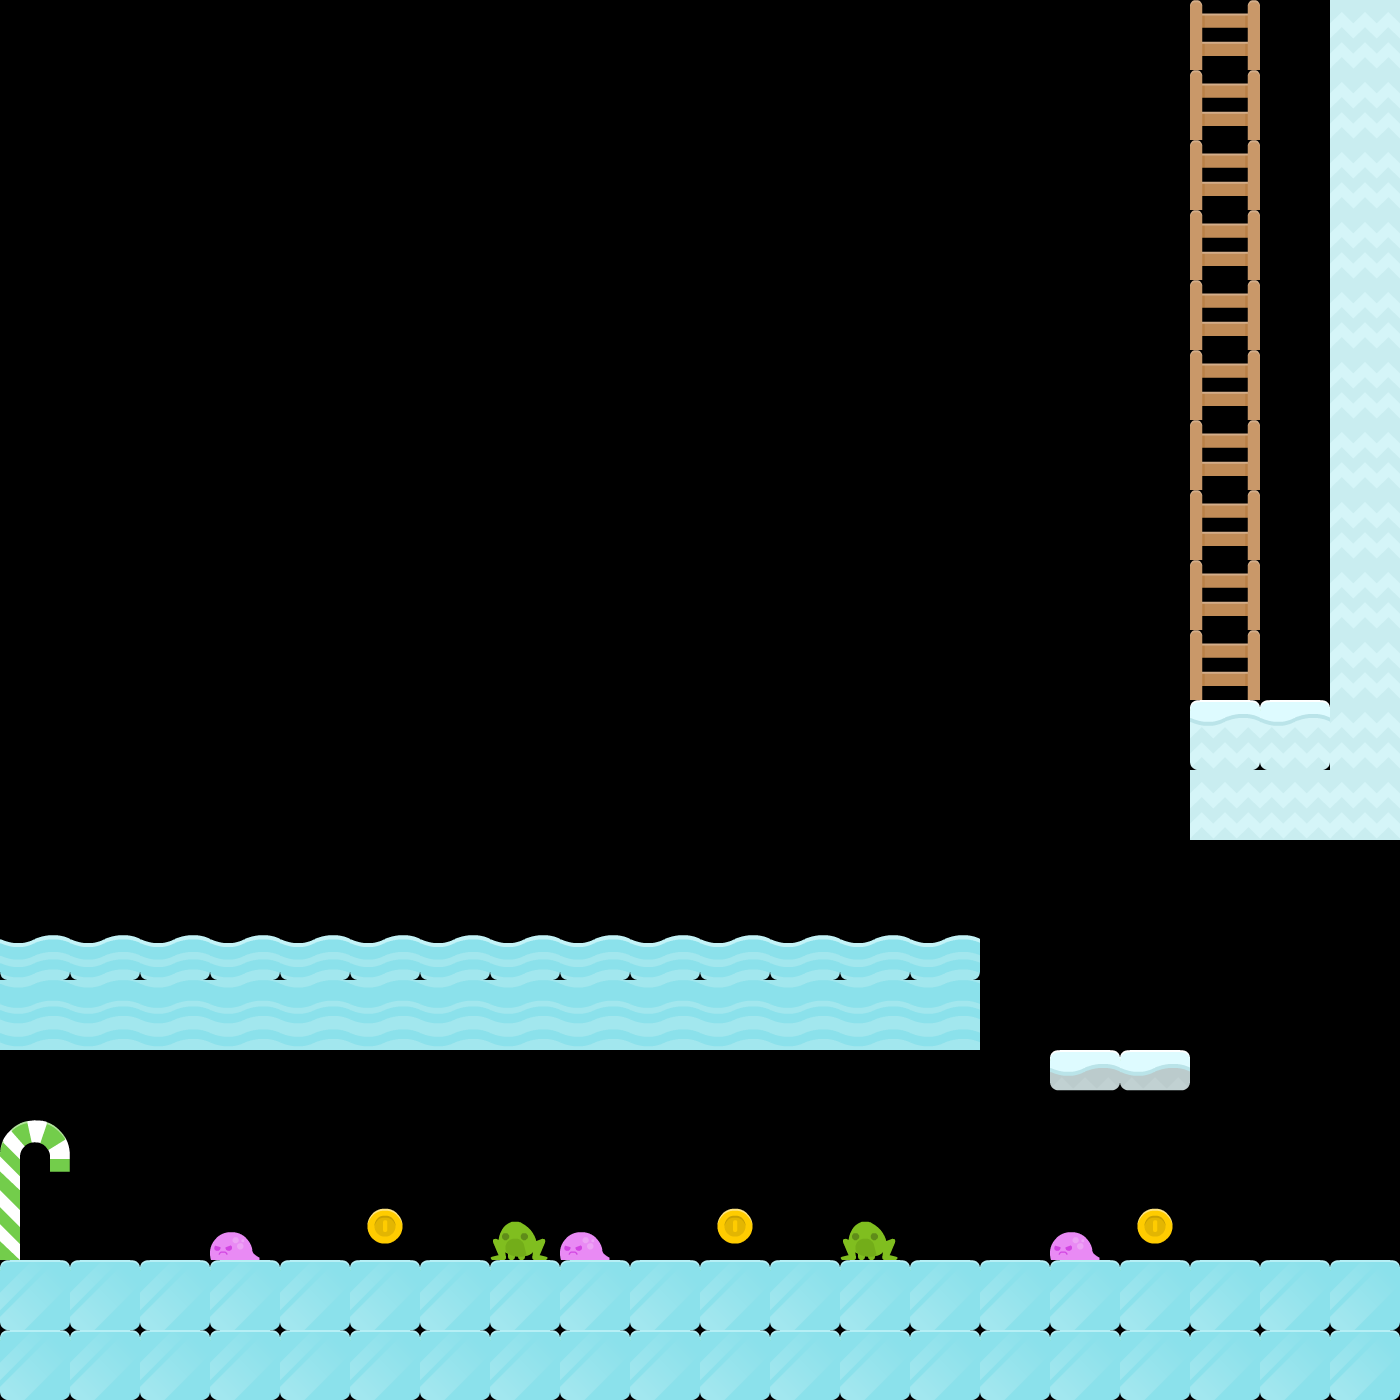

Below is a game level as drawn by its tile map, then a one-line description and the .tmx file that defines it, in full:
An orthogonal 20x20 tile map with 70x70 px tiles, 1 tile layer (Tile Layer 1).

<map version="1.10" tiledversion="1.10.2" orientation="orthogonal" renderorder="right-down" width="20" height="20" tilewidth="70" tileheight="70" infinite="0" nextlayerid="2" nextobjectid="1">
 <tileset firstgid="1" source="../ab..tsx" />
 <layer id="1" name="Tile Layer 1" width="20" height="20">
  <data encoding="csv">
0,0,0,0,0,0,0,0,0,0,0,0,0,0,0,0,0,17,0,20,
0,0,0,0,0,0,0,0,0,0,0,0,0,0,0,0,0,17,0,20,
0,0,0,0,0,0,0,0,0,0,0,0,0,0,0,0,0,17,0,20,
0,0,0,0,0,0,0,0,0,0,0,0,0,0,0,0,0,17,0,20,
0,0,0,0,0,0,0,0,0,0,0,0,0,0,0,0,0,17,0,20,
0,0,0,0,0,0,0,0,0,0,0,0,0,0,0,0,0,17,0,20,
0,0,0,0,0,0,0,0,0,0,0,0,0,0,0,0,0,17,0,20,
0,0,0,0,0,0,0,0,0,0,0,0,0,0,0,0,0,17,0,20,
0,0,0,0,0,0,0,0,0,0,0,0,0,0,0,0,0,17,0,20,
0,0,0,0,0,0,0,0,0,0,0,0,0,0,0,0,0,17,0,20,
0,0,0,0,0,0,0,0,0,0,0,0,0,0,0,0,0,21,21,20,
0,0,0,0,0,0,0,0,0,0,0,0,0,0,0,0,0,20,20,20,
0,0,0,0,0,0,0,0,0,0,0,0,0,0,0,0,0,0,0,0,
36,36,36,36,36,36,36,36,36,36,36,36,36,36,0,0,0,0,0,0,
35,35,35,35,35,35,35,35,35,35,35,35,35,35,0,0,0,0,0,0,
0,0,0,0,0,0,0,0,0,0,0,0,0,0,0,41,41,0,0,0,
28,0,0,0,0,0,0,0,0,0,0,0,0,0,0,0,0,0,0,0,
27,0,0,15,0,9,0,29,15,0,9,0,29,0,0,15,9,0,0,0,
18,18,18,18,18,18,18,18,18,18,18,18,18,18,18,18,18,18,18,18,
18,18,18,18,18,18,18,18,18,18,18,18,18,18,18,18,18,18,18,18
</data>
 </layer>
</map>
